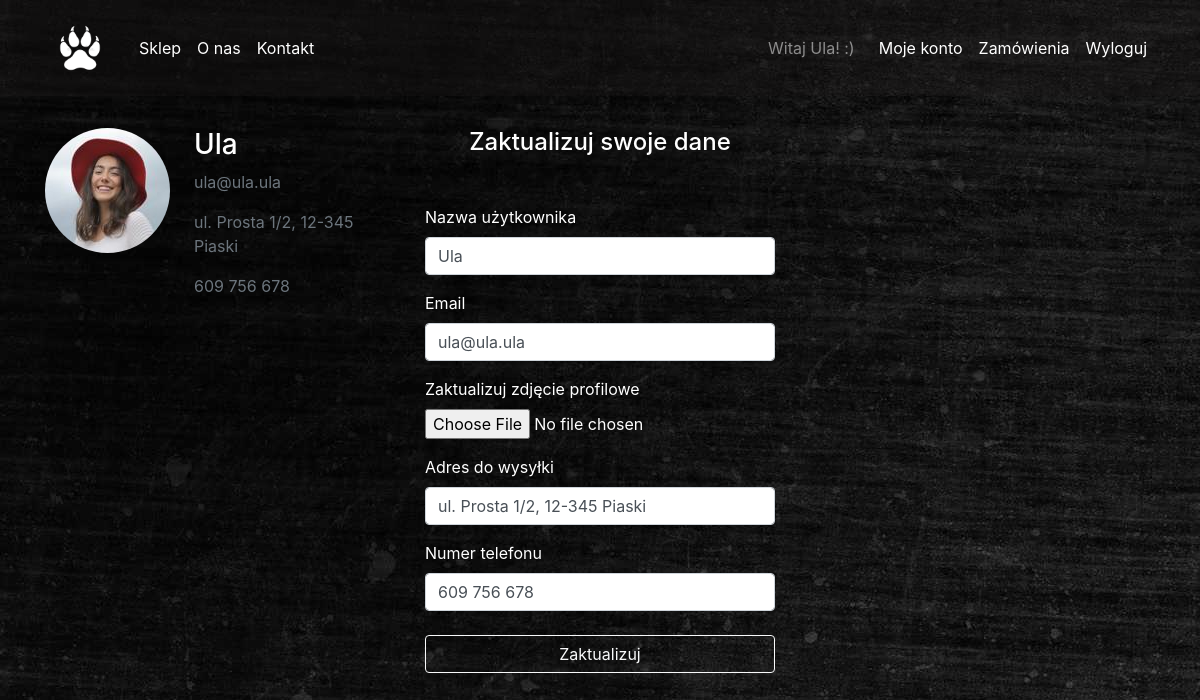
The app's page /account (signed in) with its own data.
### app_files/db_models.py (models this page shows, shortened)
class User(db.Model, UserMixin):
    __tablename__ = 'User'
    id = db.Column(db.Integer, primary_key=True)
    username = db.Column(db.String(20), unique=True, nullable=False)
    email = db.Column(db.String(120), unique=True, nullable=False)
    password = db.Column(db.String(60), nullable=False)
    image_file = db.Column(db.String(20), nullable=False, default='defaultpp.jpg')
    adress = db.Column(db.String(200))
    phone = db.Column(db.String(20))
    is_admin = db.Column(db.Boolean, default=False)

### app_files/routes.py (the view)
@app.route('/account', methods=['GET', 'POST'])
@login_required
def account():
    if current_user.is_admin:
        return redirect(url_for('root'))
    form = UpdateAccountForm()
    if form.validate_on_submit():
        if form.picture.data:
            picture_file = save_user_picture(form.picture.data)
            delete_old_picture(current_user)
            current_user.image_file = picture_file
        current_user.username = form.username.data
        current_user.email = form.email.data
        current_user.adress = form.adress.data
        current_user.phone = form.phone.data
        db.session.commit()
        return render_template('updated.html')
    elif request.method == 'GET':
        form.username.data = current_user.username
        form.email.data = current_user.email
        form.adress.data = current_user.adress
        form.phone.data = current_user.phone
    image_file = url_for(
        'static',
        filename='images/profile_pictures/' + current_user.image_file)
    return render_template('account.html', form=form, image_file=image_file)

### app_files/forms.py (shortened to what this page needs)
class UpdateAccountForm(FlaskForm):
    username = StringField(
        'Nazwa użytkownika',
        validators=[
            DataRequired("Pole wymagane"),
            Length(
                min=2, max=20,
                message="Nazwa powinna zawierać od %(min)d do %(max)d znaków")])
    email = StringField(
        'Email',
        validators=[DataRequired("Pole wymagane"),
                    Email("Nieprawidłowy adres e-mail")])
    picture = FileField(
        'Zaktualizuj zdjęcie profilowe',
        validators=[
            FileAllowed(['jpg', 'png'], "Dozwolony format pliku to .jpg lub .png")])
    adress = StringField(
        'Adres do wysyłki',
        validators=[
            Length(
                max=200,
                message="Adres powinien zawierać do %(max)d znaków")])
    phone = StringField(
        'Numer telefonu',
        validators=[
            Length(
                min=9, max=15,
                message="Numer powinien zawierać od %(min)d do %(max)d znaków")])
    submit = SubmitField('Zaktualizuj')

### app_files/db_models.py (called while the page is built)
@login_manager.user_loader
def load_user(user_id):
    return User.query.get(int(user_id))

### app_files/templates/account.html (shortened to what this page needs)
{% extends "layout.html" %}
{% block navbarposition %}
<nav class="navbar navbar-expand-md navbar-dark c-bg-light" id="navbarMain">
{% endblock %}
{% block content %}
  <div class="container">
    <div class="row">
      <div class="col-xl-4 col-lg-4 col-md-5 col-sm-12 col-xs-12 mt-3">
        <div class="media mt-3">
          <img src="{{image_file}}" class="rounded-circle img-fluid c-size-125 img-responsive">
          <div class="media-body ml-4">
            <h3>{{ current_user.username }}</h3>
            <p class="text-secondary">{{ current_user.email }}</p>
            {% if current_user.adress %}
            	<p class="text-secondary">{{ current_user.adress }}</p>
            {% else %}
            	<p class="text-secondary">Brak adresu dostawy</p>
            {% endif %}
            {% if current_user.phone %}
            	<p class="text-secondary">{{ current_user.phone }}</p>
            {% else %}
            	<p class="text-secondary">Brak numeru telefonu</p>
            {% endif %}
          </div>
        </div>
      </div>
      <div class="col-xl-8 col-lg-8 col-md-7 col-sm-12 col-xs-12 mt-3">
        <div class="row">
          <div class="col-xl-6 col-lg-8 col-md-12 col-sm-12 col-xs-12 mt-3">
            <h4 class="text-center mb-5">Zaktualizuj swoje dane</h4>
            <form action="/account" method="POST" enctype="multipart/form-data">
              <div class="form-group">
                {{ form.username.label(class="form-control-label") }}
                {% if form.username.errors %}
									{{ form.username(class="form-control is-invalid") }}
									<div class="invalid-feedback">
										{% for error in form.username.errors %}
											<span>{{ error }}</span>
										{% endfor %}
									</div>
								{% else %}
									{{ form.username(class="form-control") }}
                {% endif %}
              </div>
              <div class="form-group">
                {{ form.email.label(class="form-control-label") }}
                {% if form.email.errors %}
									{{ form.email(class="form-control is-invalid") }}
									<div class="invalid-feedback">
										{% for error in form.email.errors %}
											<span>{{ error }}</span>
										{% endfor %}
									</div>
                {% else %}
                	{{ form.email(class="form-control") }}
                {% endif %}
              </div>
              <div class="form-group">
                {{ form.picture.label() }}
                <div>
                  {{ form.picture() }}
                </div>
              </div>
              <div class="form-group">
                {{ form.adress.label(class="form-control-label") }}
                {% if form.adress.errors %}
									{{ form.adress(class="form-control is-invalid") }}
									<div class="invalid-feedback">
										{% for error in form.adress.errors %}
											<span>{{ error }}</span>
										{% endfor %}
									</div>
                {% else %}
                	{{ form.adress(class="form-control") }}
                {% endif %}
              </div>
              <div class="form-group">
                {{ form.phone.label(class="form-control-label") }}
                {% if form.phone.errors %}
									{{ form.phone(class="form-control is-invalid") }}
									<div class="invalid-feedback">
										{% for error in form.phone.errors %}
											<span>{{ error }}</span>
										{% endfor %}
									</div>
                {% else %}
                	{{ form.phone(class="form-control") }}
                {% endif %}
              </div>
              <div class="form-group">
                {{ form.submit(class="btn btn-outline-light btn-block mt-4") }}
              </div>
            </form>
          </div>
        </div>
      </div>
    </div>
  </div>
{% endblock content %}

### app_files/templates/layout.html (shortened to what this page needs)
<!DOCTYPE html>
<html lang="pl">
<head>
  <link rel="stylesheet" href="https://stackpath.bootstrapcdn.com/bootstrap/4.1.1/css/bootstrap.min.css"
>
  <link href="{{ url_for('static', filename='css/customstyle.css') }}" rel="stylesheet" type="text/css">
</head>
<body>
{% block navbarposition %}{% endblock %}
  <div class="container">
    <a class="navbar-brand" href="/#carouselMain">
      <img src="{{ url_for('static', filename='images/tigerfootprint.png') }}" width="70" height="70" alt="logo">
    </a>
    <div class="collapse navbar-collapse" id="navbarResponsive">
      <ul class="navbar-nav">
        <li class="nav-item">
          <a class="nav-link" href="/#shop">Sklep</a>
        </li>
        <li class="nav-item">
          <a class="nav-link text-nowrap" href="/#aboutus">O nas</a>
        </li>
        <li class="nav-item">
          <a class="nav-link" href="/#contact">Kontakt</a>
        </li>
      </ul>
      {% if current_user.is_admin %}
      <ul class="navbar-nav ml-auto">
        <span class="navbar-text mr-3">KONTO ADMINISTRATORA</span>
        <li class="nav-item">
          <a class="nav-link" href="{{ url_for('shopmanagement') }}">Zarządzaj sklepem</a>
        </li>
        <li class="nav-item">
          <a class="nav-link" href="{{ url_for('orders_management') }}">Zamówienia</a>
        </li>
        <li class="nav-item">
          <a class="nav-link" href="{{ url_for('logout') }}">Wyloguj</a>
        </li>
      </ul>
      {% elif current_user.is_authenticated %}
      <ul class="navbar-nav ml-auto">
        <span class="navbar-text mr-3">Witaj {{ current_user.username }}! :)</span>
        <li class="nav-item">
          <a class="nav-link" href="{{ url_for('account') }}">Moje konto</a>
        </li>
        <li class="nav-item">
          <a class="nav-link" href="{{ url_for('cart') }}">Zamówienia</a>
        </li>
        <li class="nav-item">
          <a class="nav-link" href="{{ url_for('logout') }}">Wyloguj</a>
        </li>
      </ul>
      {% endif %}
    </div>
  </div>
</nav>
{% block content %}{% endblock %}
</body>
</html>

### app_files/static/css/customstyle.css (style rules this page uses)
body { background-image: url("../images/bgimage.jpg"); color: white; }
#navbarMain .nav-link, #navbarMain .navbar-toggler { color: #fff; }
.c-bg-light { background-color: rgba(31, 29, 29, 0.3); }
.c-size-125 { max-height: 125px; max-width: 125px; }

### records on screen
User: username "Ula", email "ula@ula.ula", adress "ul. Prosta 1/2, 12-345 Piaski", phone "609 756 678"
